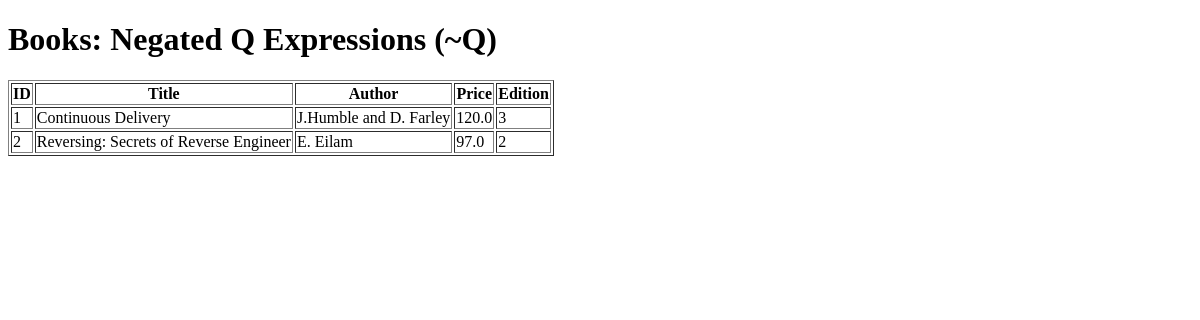
The app's page /books/lab8/task3, older data.
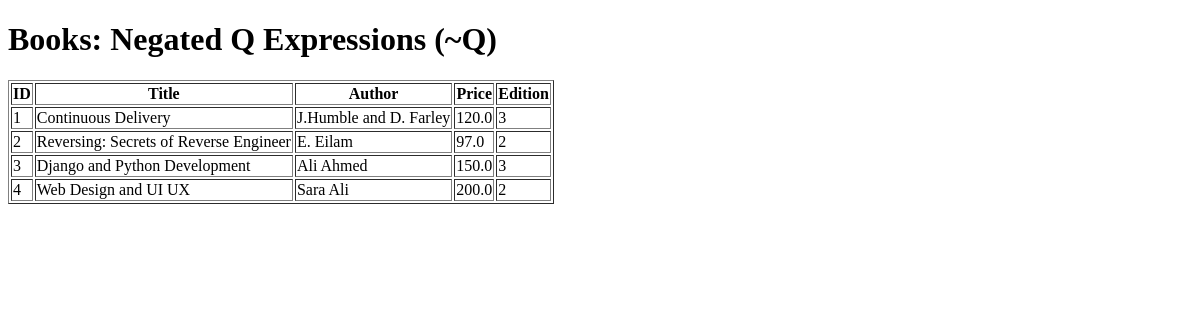
The same page, newer data.
### apps/bookmodule/models.py (models this page shows)
class Book(models.Model):
    title = models.CharField(max_length = 50)
    author = models.CharField(max_length = 50)
    price = models.FloatField(default = 0.0)
    edition = models.SmallIntegerField(default = 1)

### apps/bookmodule/views.py (the view)
# urls.py: path('lab8/task3', views.lab8_task3, name='lab8_task3'),
def lab8_task3(request):
    books = Book.objects.filter(~Q(edition__gt=3) & ~Q(title__icontains='qu') & ~Q(author__icontains='qu'))
    return render(request, 'bookmodule/lab8_task3.html', {'books': books})

### apps/templates/bookmodule/lab8_task3.html (shortened to what this page needs)
<!DOCTYPE html>
<html lang="en">
<head>
</head>
<body>
    <h1>Books: Negated Q Expressions (~Q)</h1>
    <table border="1">
        <tr>
            <th>ID</th>
            <th>Title</th>
            <th>Author</th>
            <th>Price</th>
            <th>Edition</th>
        </tr>
        {% for book in books %}
        <tr>
            <td>{{ book.id }}</td>
            <td>{{ book.title }}</td>
            <td>{{ book.author }}</td>
            <td>{{ book.price }}</td>
            <td>{{ book.edition }}</td>
        </tr>
        {% empty %}
        <tr>
            <td colspan="5">No books found.</td>
        </tr>
        {% endfor %}
    </table>
</body>
</html>

Row changes from the older to the newer data that the page shows:
added Book: id "3", title "Django and Python Development", author "Ali Ahmed", price "150.0", edition "3"
added Book: id "4", title "Web Design and UI UX", author "Sara Ali", price "200.0", edition "2"
